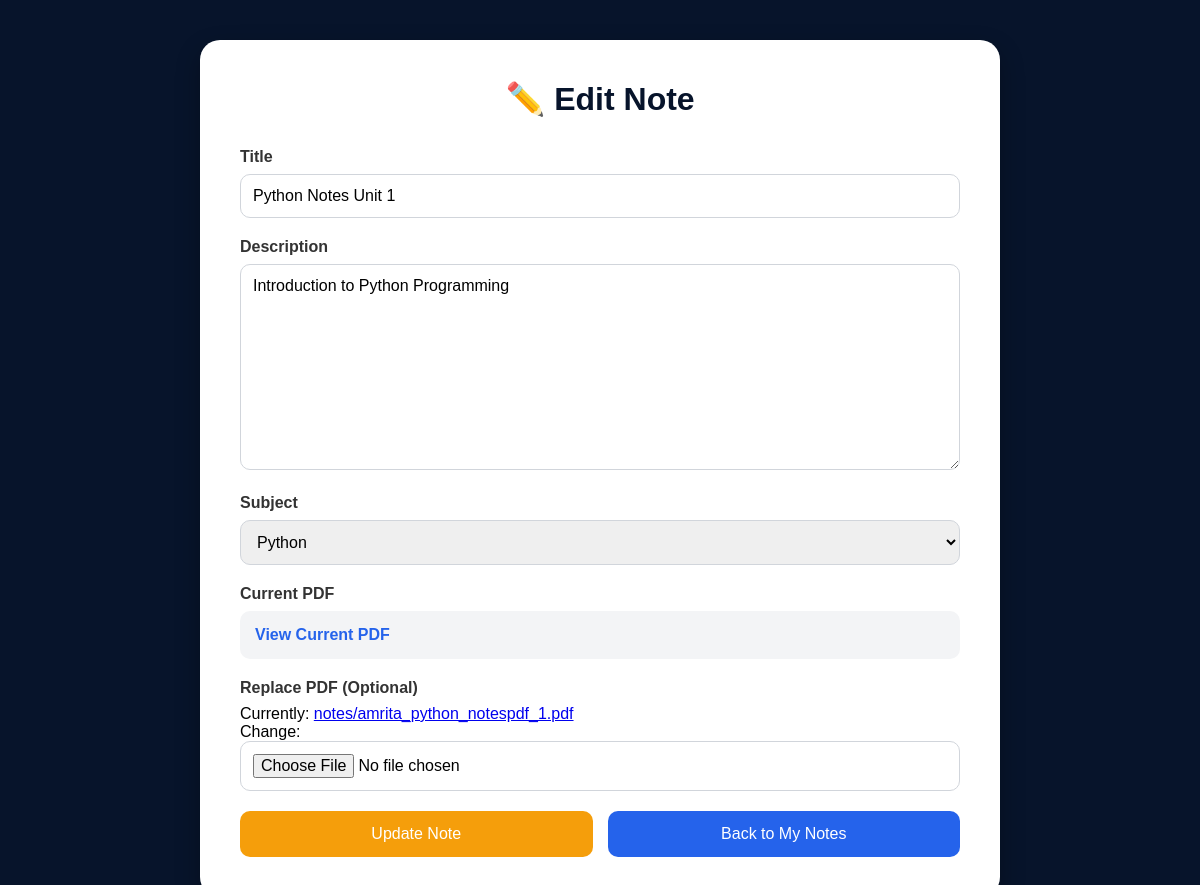
The app's page /edit/1/ (signed in) with its own data.
### notes/models.py (models this page shows, shortened)
class Note(models.Model):
    title = models.CharField(max_length=200)
    description = models.TextField()
    subject = models.ForeignKey(Subject,on_delete=models.CASCADE)
    pdf = models.FileField(upload_to='notes/')
    uploaded_by = models.ForeignKey(User,on_delete=models.CASCADE)
    uploaded_at = models.DateTimeField(auto_now_add=True)

### notes/views.py (the view)
@login_required
def edit_note(request, id):
    note = Note.objects.get(id=id)
    if note.uploaded_by != request.user:
        return redirect('my_notes')
    if request.method == 'POST':
        form = NoteForm(
            request.POST,
            request.FILES,
            instance=note
        )
        if form.is_valid():
            form.save()
            return redirect(
                'my_notes'
            )
    else:
        form = NoteForm(
            instance=note
        )
    return render(
        request,
        'notes/edit_note.html',
        {
            'form': form
        }
    )

### notes/forms.py
class NoteForm(forms.ModelForm):
    class Meta:
        model = Note
        fields = ['title', 'description', 'subject', 'pdf']

### notes/models.py (called while the page is built)
    def __str__(self):
        return self.name

### notes/templates/notes/edit_note.html (shortened to what this page needs)
<!DOCTYPE html>
<html lang="en">
<head>
</head>
<body>
<div class="container">
    <h1>✏️ Edit Note</h1>
    <form method="POST" enctype="multipart/form-data">
        <div class="form-group">
            <label>Title</label>
            {{ form.title }}
        </div>
        <div class="form-group">
            <label>Description</label>
            {{ form.description }}
        </div>
        <div class="form-group">
            <label>Subject</label>
            {{ form.subject }}
        </div>
        <div class="form-group">
            <label>Current PDF</label>
            <div class="current-file">
                {% if form.instance.pdf %}
                <a href="{{ form.instance.pdf.url }}"
                   target="_blank">
                    View Current PDF
                </a>
                {% else %}
                No PDF Uploaded
                {% endif %}
            </div>
        </div>
        <div class="form-group">
            <label>Replace PDF (Optional)</label>
            {{ form.pdf }}
        </div>
        <div class="buttons">
            <button
                type="submit"
                class="update-btn">
                Update Note
            </button>
            <a
               href="/my-notes/"
               class="back-btn">
               Back to My Notes
            </a>
        </div>
    </form>
</div>
</body>
</html>

### notes/templates/notes/edit_note.html (style rules this page uses)
* { margin:0; padding:0; box-sizing:border-box; font-family:Arial,sans-serif; }
body { background:#07142b; min-height:100vh; display:flex; justify-content:center; align-items:center; padding:40px; }
.container { width:800px; background:white; border-radius:20px; padding:40px; box-shadow:0 10px 25px rgba(0,0,0,0.3); }
h1 { text-align:center; color:#07142b; margin-bottom:30px; }
.form-group { margin-bottom:20px; }
label { display:block; font-weight:bold; margin-bottom:8px; color:#333; }
input[type="text"], input[type="file"], textarea, select { width:100%; padding:12px; border:1px solid #d1d5db; border-radius:10px; font-size:16px; }
textarea { min-height:180px; resize:vertical; }
.current-file { background:#f3f4f6; padding:15px; border-radius:10px; margin-bottom:20px; }
.current-file a { text-decoration:none; color:#2563eb; font-weight:bold; }
.buttons { display:flex; gap:15px; margin-top:20px; }
.update-btn { flex:1; background:#f59e0b; color:white; border:none; padding:14px; border-radius:10px; font-size:16px; cursor:pointer; }
.back-btn { flex:1; text-decoration:none; text-align:center; background:#2563eb; color:white; padding:14px; border-radius:10px; }

### records on screen
Note: title "Python Notes Unit 1", description "Introduction to Python Programming", subject "Python"
